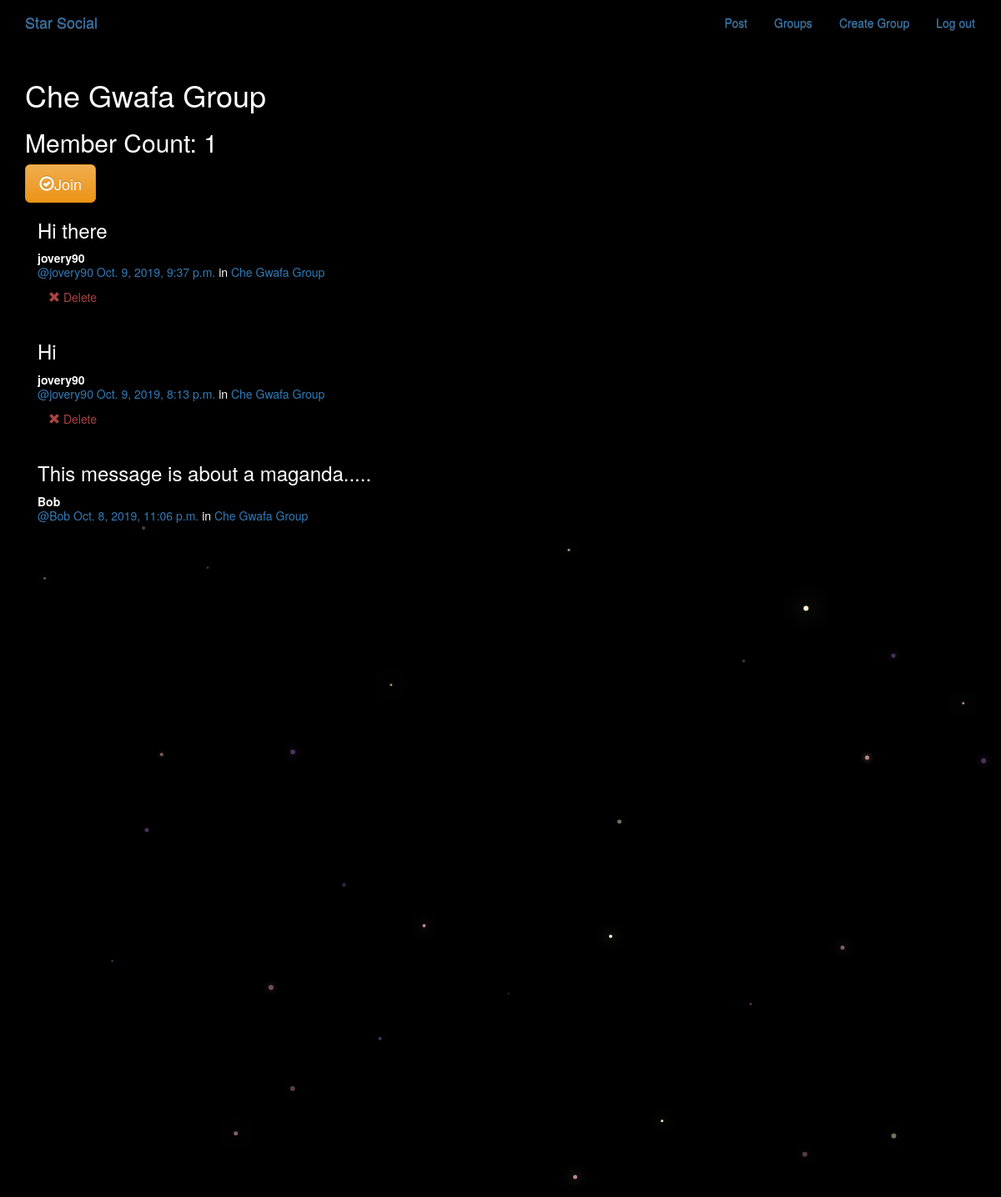
/groups/posts/in/che-gwafa-group/ (signed in), run on the app's committed database.
### groups/models.py (models this page shows, shortened)
class Group(models.Model):
    name = models.CharField(max_length=255,unique=True)
    slug = models.SlugField(allow_unicode=True,unique=True)
    description = models.TextField(blank=True,default='')
    description_html = models.TextField(editable=False,default='',blank=True)
    members = models.ManyToManyField(User,through='GroupMember')
    class Meta:
        ordering = ['name']

### posts/models.py (models this page shows, shortened)
class Post(models.Model):
    user = models.ForeignKey(User,related_name='posts')
    created_at = models.DateTimeField(auto_now=True)
    message = models.TextField()
    message_html = models.TextField(editable=False)
    group = models.ForeignKey(Group,related_name='posts',null=True,blank=True)
    class Meta:
        ordering = ['-created_at']
        unique_together = ['user','message']

### groups/views.py (the view)
# urls.py: url(r'posts/in/(?P<slug>[-\w]+)/$',views.SingleGroup.as_view(),name='single'),
class SingleGroup(generic.DetailView):
    model = Group

### groups/templates/groups/group_detail.html
{% extends 'groups/group_base.html' %}
{% block pregroup %}
<h1>{{group.name}}</h1>
<h2>Member Count: {{group.members.count}}</h2>
<div class="content">
  {% if user in group.members.all %}
  <a href="{% url 'groups:leave' slug=group.slug %}" class='btn btn-lg btn-fill btn-warning'>
    <span class="glyphicon glyphicon-remove-circle"></span>Leave</a>
    {% else %}
    <a href="{% url 'groups:join' slug=group.slug %}" class='btn btn-lg btn-fill btn-warning'>
      <span class="glyphicon glyphicon-ok-circle"></span>Join</a>
    {% endif %}
</div>
{% endblock %}
{% block group_content %}
<div class="col-md-8">
  {% if group.posts.count == 0 %}
  <h2>No posts in this group yet.</h2>
  {% else %}
    {% for post in group.posts.all %}
      {% include "posts/_post.html" %}
    {% endfor %}
  {% endif %}
</div>
{% endblock %}

### posts/templates/posts/_post.html
<div class="post media">
	<h3>{{ post.message_html|safe }}</h3>
	<div class="media-body">
		<strong>{{ post.user.username }}</strong>
		<h5 class="media-heading">
			<span class="username"><a href="{% url 'posts:for_user' username=post.user.username %}">@{{ post.user.username }}</a></span>
			<time class="time"><a href="{% url 'posts:single' username=post.user.username pk=post.pk %}">{{ post.created_at }}</a></time>
			{% if post.group %}
			<span class="group-name">in <a href="#">{{ post.group.name }}</a></span>
			{% endif %}
		</h5>
		<div class="media-footer">
			{% if user.is_authenticated and post.user == user and not hide_delete %}
				<a href="{% url 'posts:delete' pk=post.pk %}" title="delete" class="btn btn-simple">
					<span class="glyphicon glyphicon-remove text-danger" aria-hidden="true"></span>
					<span class="text-danger icon-label">Delete</span>
				</a>
			{% endif %}
		</div>
	</div>
</div>

### static/simplesocial/css/master.css (style rules this page uses)
body { margin: 0; overflow: hidden; background-color: black; color:white; }

### data on the page
Group: name "Che Gwafa Group", members.count "1"
Post: message_html "Hi there", user.username "jovery90", created_at "Oct. 9, 2019, 9:37 p.m.", group.name "Che Gwafa Group", shows "Delete"
Post: message_html "Hi", user.username "jovery90", created_at "Oct. 9, 2019, 8:13 p.m.", group.name "Che Gwafa Group", shows "Delete"
Post: message_html "This message is about a maganda.....", user.username "Bob", created_at "Oct. 8, 2019, 11:06 p.m.", group.name "Che Gwafa Group"
